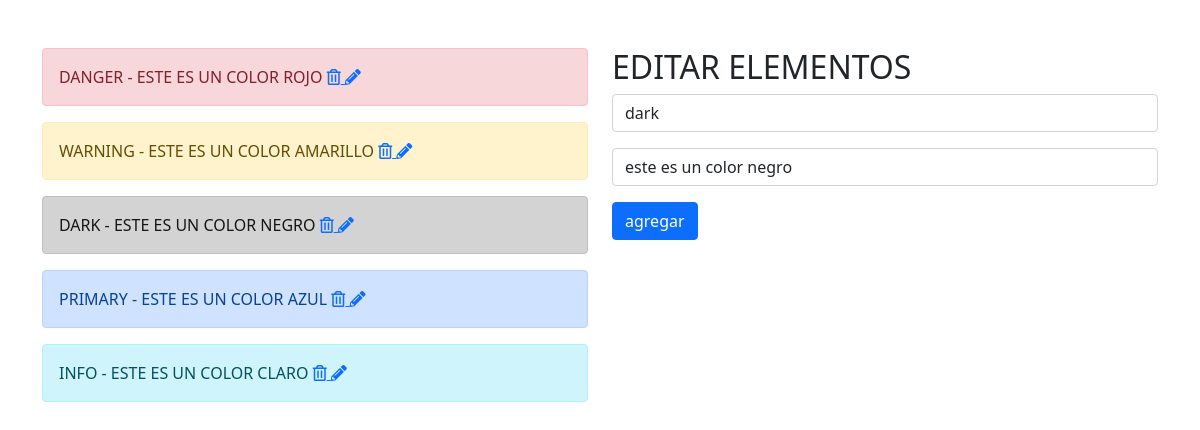
The page /index.php?id=4 on the database its author committed.
### tables this page shows
CREATE TABLE `colores` (
  `id` int(250) NOT NULL,
  `color` varchar(250) NOT NULL,
  `descripcion` varchar(250) NOT NULL
);

### index.php (the view, shortened to what this page needs)
<?php
include("conexion.php");
$sql_leer = 'SELECT * FROM `colores`';
$gsent = $pdo->prepare($sql_leer);
$gsent ->execute();
$resultado = $gsent->fetchall();
if ($_GET) {
	$id = $_GET['id'];
	$sql_unico = 'SELECT * FROM `colores` WHERE id=?';
    $gsent_unico = $pdo->prepare($sql_unico);
    $gsent_unico ->execute(array($id));
    $resultado_unico = $gsent_unico->fetch();
}
?>
<!doctype html>
<html lang="es">
  <head>
    <link href="https://cdn.jsdelivr.net/npm/bootstrap@5.0.0-beta2/dist/css/bootstrap.min.css" rel="stylesheet">
    <link rel="stylesheet" href="https://cdnjs.cloudflare.com/ajax/libs/font-awesome/5.1.0/css/all.css" />
  </head>
  <body>
  <div class="container mt-5">
   <div class="row">
  <div class="col-md-6">
  	 <?php foreach($resultado as $dato): ?>
  	 <div
  	 class="alert alert-<?php echo $dato['color'] ?> text-uppercase"
  	 role="alert" >
         <?php echo $dato['color'] ?>
         -
         <?php echo $dato['descripcion'] ?>
         <a href="eliminar.php?id=<?php echo $dato['id'] ?>" class="float-right ml-3">
         	<i class="far fa-trash-alt"></i>
         </a>
         <a href="index.php?id=<?php echo $dato['id'] ?>" class="float-right">
         	<i class="fas fa-pencil-alt"></i>
         </a>
     </div>
     <?php endforeach ?>
 </div>
     <div class="col-md-6">
     <?php if($_GET):?>
     	<h2>EDITAR ELEMENTOS</h2>
     	<form method="GET" action="editar.php">
     		<input type="text" class="form-control" name="color"
     		value="<?php echo $resultado_unico['color']?>">
     		<input type="text" class="form-control mt-3"
     		name="descripcion"
     		value="<?php echo $resultado_unico['descripcion']?>">
     		<button class="btn btn-primary mt-3">agregar</button>
     	</form>
     <?php endif ?>
         </div>
     </div>
  </div>
  </body>
</html>

### rows shown on the page
colores: color "DANGER", descripcion "ESTE ES UN COLOR ROJO"
colores: color "WARNING", descripcion "ESTE ES UN COLOR AMARILLO"
colores: color "DARK", descripcion "ESTE ES UN COLOR NEGRO", color "dark", descripcion "este es un color negro"
colores: color "PRIMARY", descripcion "ESTE ES UN COLOR AZUL"
colores: color "INFO", descripcion "ESTE ES UN COLOR CLARO"
